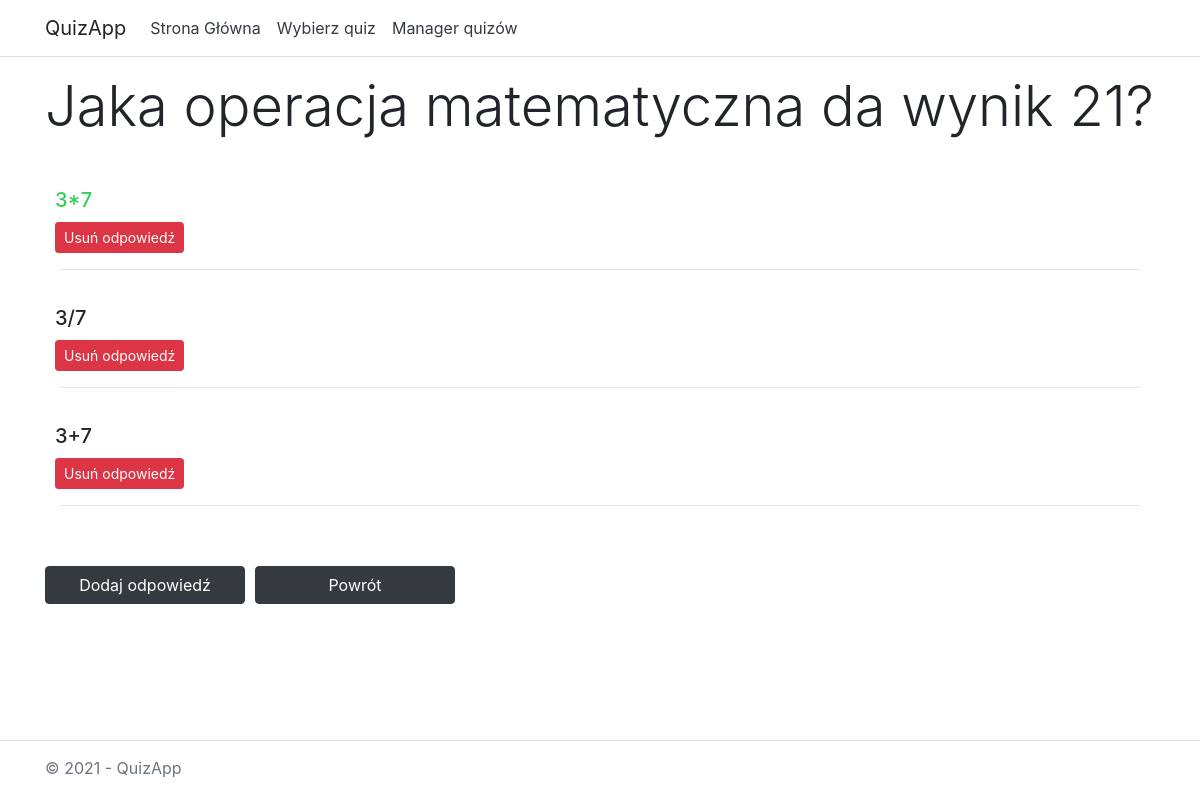
/quizzes/edit_question/17/, run on the app's committed database.
### quizzes/models.py (models this page shows, shortened)
class Question(models.Model):
    quiz = models.ForeignKey(Quiz, on_delete=models.CASCADE)
    contents = models.CharField(max_length=512)

class Answer(models.Model):
    question = models.ForeignKey(Question, on_delete=models.CASCADE)
    contents = models.CharField(max_length=512)
    is_true = models.BooleanField(default=False)

### quizzes/views.py (the view)
# urls.py: path('edit_question/<int:question_id>/', views.edit_question, name='edit_question'),
def edit_question(request, question_id):
    question = get_object_or_404(Question, id=question_id)
    template = loader.get_template('quizzes/edit_question.html')
    context = {
        'question': question,
        'quiz_id': question.quiz_id
    }
    return HttpResponse(template.render(context, request))

### quizzes/templates/quizzes/edit_question.html (shortened to what this page needs)
{% load static %}
<!DOCTYPE html>
<html lang="en">
<head>
    <link rel="stylesheet" type="text/css" href="{% static 'quizzes/bootstrap.css' %}" />
</head>
<body>
    <header>
        <nav class="navbar navbar-expand-sm navbar-toggleable-sm navbar-light bg-white border-bottom box-shadow mb-3">
            <div class="container">
                <a class="navbar-brand" style="user-select: none" >QuizApp</a>
                <div class="navbar-collapse collapse d-sm-inline-flex justify-content-between">
                    <ul class="navbar-nav flex-grow-1">
                        <li class="nav-item">
                            <a href="/quizzes/" class="nav-link text-dark" >Strona Główna</a>
                        </li>
                        <li class="nav-item">
                            <a href="/quizzes/select" class="nav-link text-dark" >Wybierz quiz</a>
                        </li>
                        <li class="nav-item">
                            <a href="/quizzes/manage" class="nav-link text-dark" >Manager quizów</a>
                        </li>
                    </ul>
                </div>
            </div>
        </nav>
    </header>
    <div class="container">
        <main role="main" class="pb-3">
            <div class="container">
                    <div class="row" style="margin-bottom: 20px">
                    <h1 class="display-4">{{ question.contents }}</h1>
                    </div>
                    {% if question.answer_set.all|length == 0 %}
                    <div class="row" style="margin-top: 30px">
                        <h3>Pytanie nie zawiera jeszcze żadnych odpowiedzi.</h3>
                    </div>
                    {% else %}
                    {% for answer in question.answer_set.all %}
                        <div class="row" style="margin-left: -5px">
                            <div class="media">
                                <div class="media-body">
                                    {% if answer.is_true %}
                                    <h5 style="margin-top: 20px; margin-bottom: 10px; color: #34ce57">{{ answer.contents }}</h5>
                                    {% else %}
                                    <h5 style="margin-top: 20px; margin-bottom: 10px">{{ answer.contents }}</h5>
                                    {% endif %}
                                    <a href="{% url 'delete_answer' answer.id %}" class="btn btn-danger btn-sm" role="button" style="color:white">Usuń odpowiedź</a>
                                </div>
                            </div>
                        </div>
                        <hr>
                    {% endfor %}
                    {% endif %}
                    <div class="row" style="margin-top: 60px">
                        <button onclick="toggle('addNewAnswerDiv')" id="addNewAnswer" class="btn btn-dark" style="width: 200px">Dodaj odpowiedź</button>
                        <a href="{% url 'edit' quiz_id %}" class="btn btn-dark" style="width: 200px; margin-left: 10px">Powrót</a>
                    </div>
            </div>
        </main>
    </div>
    <div class="navbar-fixed-bottom">
     <footer class="border-top footer text-muted" style="position: fixed; height: 60px; bottom: 0; width: 100%; user-select: none">
        <div class="container" style="margin-top: 15px">
            &copy; 2021 - QuizApp
        </div>
    </footer>
    </div>
</body>
</html>

### data on the page
Question: contents "Jaka operacja matematyczna da wynik 21?"
Answer: contents "3*7"
Answer: contents "3/7"
Answer: contents "3+7"
